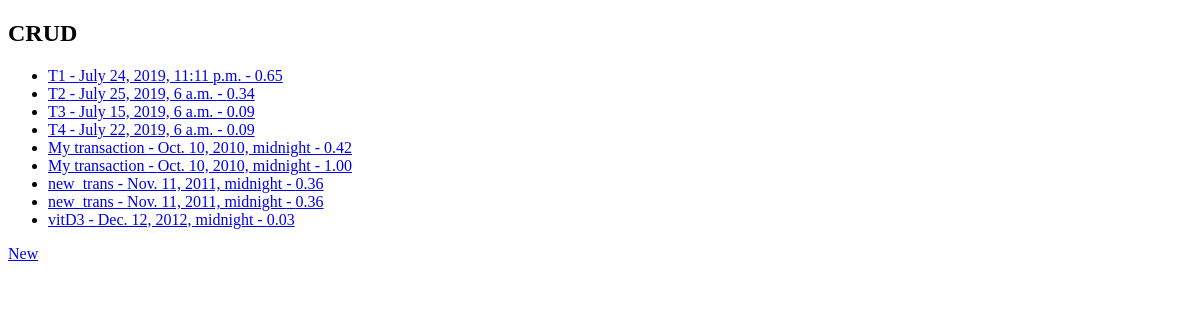
Page /crud/ on the earlier database version.
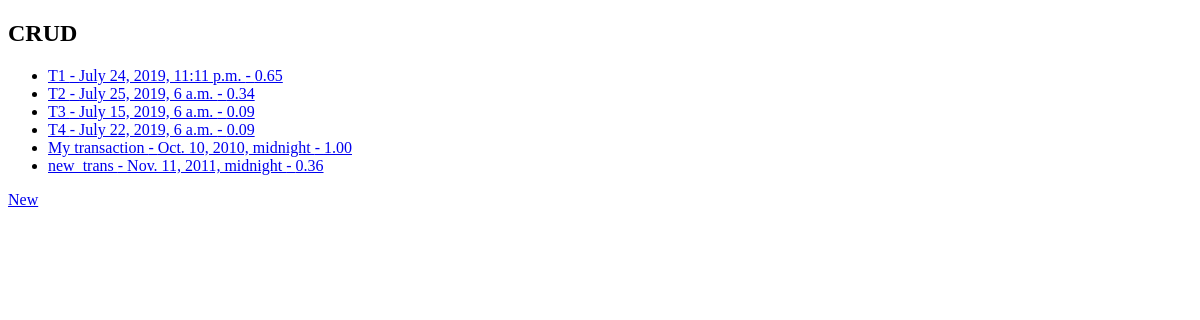
Same page on the later database version.
### contas/models.py (models this page shows, shortened)
class Transaction(models.Model):
    date = models.DateTimeField()
    description = models.CharField(max_length=200)
    value = models.DecimalField(max_digits=7, decimal_places=2)
    category = models.ForeignKey(Category, on_delete=models.CASCADE)
    observations = models.TextField(null=True, blank=True)

### contas/views.py (the view)
# urls.py: path('crud/', crud, name='url_crud'),
def crud(request):
    data = {}
    data['Transaction'] = Transaction.objects.all()
    return render(request, 'contas/crud.html', data)

### contas/templates/contas/crud.html (shortened to what this page needs)
<!doctype html>
<html lang="en">
<head>
</head>
<body>
 <h2>CRUD</h2>
    <ul>
    {% for Transaction in Transaction %}
        <li><a href="{% url 'url_update' Transaction.id%}">{{ Transaction.description }} - {{ Transaction.date }} - {{ Transaction.value }}</a></li>
    {% endfor %}
    </ul>
 <a href="{% url 'new_url'%}">New</a>
</body>
</html>

Differences in the rows shown:
removed Transaction: description "My transaction", date "Oct. 10, 2010, midnight", value "0.42"
removed Transaction: description "new_trans", date "Nov. 11, 2011, midnight", value "0.36"
removed Transaction: description "vitD3", date "Dec. 12, 2012, midnight", value "0.03"
